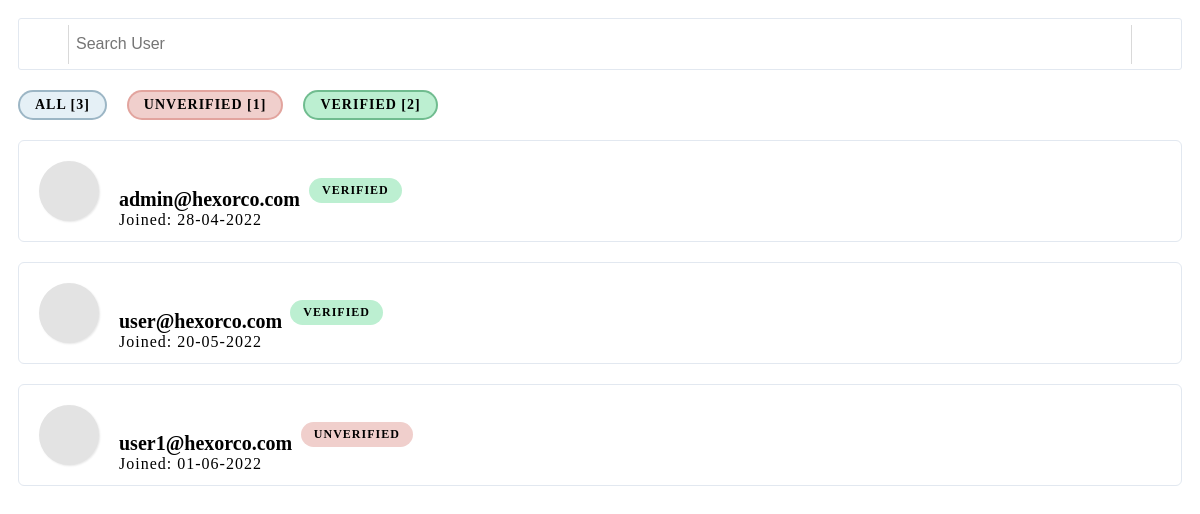
Screenshot of /src/pages/users.php with the database file from the repository.
### tables this page shows
CREATE TABLE `users` (
  `user_id` int(11) NOT NULL,
  `user_email` text NOT NULL,
  `user_pass` text NOT NULL,
  `user_name` text NOT NULL,
  `user_country` text NOT NULL,
  `user_state` text NOT NULL,
  `user_adress1` text NOT NULL,
  `user_adress2` text NOT NULL,
  `user_postalcode` text NOT NULL,
  `user_phone` text NOT NULL,
  `user_status` text NOT NULL,
  `user_join` text NOT NULL
);

### models/users.php (called while the page is built)
<?php
    class Users{
        public function get_all_users(){
            try{
                $db = new DB();
                $dbu = $db->getDB();
                $data = $dbu->prepare("SELECT * FROM users");
                $data->execute();
                return $data->fetchAll();
              }catch(Exception $e){
                die($e->getMessage());
            }
        }
    }

### src/pages/users.php (the view)
<?php
@$users = new Users();
$user_unverified_ = 0;
$user_verified_ = 0;
foreach ( $users->get_all_users() as $items){
    if((int)$items->user_status > 0){
        $user_verified_ += 1;
    }else{
        $user_unverified_ += 1;
    }
}
echo '
    <link rel="stylesheet" href="./css/users.css">
    <section id="pl-1" class="container">
        <div class="search-bar-back">
            <i class="fad fa-search"><div class="line"></div></i>
            <input autocomplete="off" type="text" id="search-box" placeholder="Search User">
            <i id="delete-search" class="fad fa-times"><div class="line"></div></i>
        </div>
    </section>
    <section id="pl-2" class="container">
        <h1 class="userss-status-back" style="background-color: rgba(  212, 230, 241  , 0.6); border: solid 2px rgb(108, 143, 165,0.6);">ALL ['.count($users->get_all_users()).']</h1>
        <h1 class="userss-status-back" style="background-color: rgba( 217, 136, 128 , 0.4); border: solid 2px rgb( 217, 136, 128 ,0.6);">UNVERIFIED ['.$user_unverified_.']</h1>
        <h1 class="userss-status-back" style="background-color: rgb(88, 214, 141,0.4); border: solid 2px rgb(62, 155, 101,0.6);">VERIFIED ['.$user_verified_.']</h1>
    </section>
    <section id="pl-3" class="container">
';
foreach ( $users->get_all_users() as $items){
    $status =  "";
    if((int)$items->user_status > 0){
        $status =  "verified";
    }else{
        $status =  "unverified";
    }
    echo '
        <div class="users-item-back view-data">
            <h1 class="Window-pop-module" hidden>View User</h1>
            <i class="users-item-icon fad fa-user-alt"></i>
            <h1 class="user-email" hidden>'.$items->user_email.'</h1>
            <h1 class="user-name" hidden>'.$items->user_name.'</h1>
            <h1 class="user-country" hidden>'.$items->user_country.'</h1>
            <h1 class="user-state" hidden>'.$items->user_state.'</h1>
            <h1 class="user-adress1" hidden>'.$items->user_adress1.'</h1>
            <h1 class="user-adress2" hidden>'.$items->user_adress2.'</h1>
            <h1 class="user-postalcode" hidden>'.$items->user_postalcode.'</h1>
            <h1 class="user-phone" hidden>'.$items->user_phone.'</h1>
            <h1 class="user-status" hidden>'.$items->user_status.'</h1>
            <h1 class="user-join" hidden>'.$items->user_join.'</h1>
            <h1 class="users-item-title">'.$items->user_email.'<span class="'.$status.'">'.strtoupper($status).'</span></h1>
            <h1 class="users-item-join">Joined: '.$items->user_join.'</h1>
        </div>
    ';
}
echo '
    </section>
    <script src="./js/users.js"></script>
';

### css/users.css (style rules this page uses)
#pl-1 { display: flex; flex-wrap: wrap; }
#pl-1 .search-bar-back { overflow: hidden; position: relative; margin: 10px; width: 100%; height: 50px; background-color: rgb(255,255,255); border: 1px solid rgba(226, 232, 240) !important; border-radius: 3px; }
#pl-1 .search-bar-back input { position: absolute; width: calc(100% - 115px); height: 100%; left: 55px; top: 0; border: none; background-color: transparent; outline: none; border-radius: 16px; font-size: 16px; }
#pl-1 .search-bar-back i { position: absolute; top: 0; left: 0; width: 50px; text-align: center; font-size: 20px; height: 100%; padding-top: 14px; }
#pl-1 .search-bar-back #delete-search { width: 50px; height: 100%; position: absolute; z-index: 99; left: calc(100% - 50px); cursor: pointer; }
#pl-2 { display: flex; flex-wrap: wrap; }
#pl-2 .userss-status-back { pointer-events: none; transition: all .3s ease-in-out; font-size: 14px; letter-spacing: 1px; padding: 5px 15px 5px 15px; border-radius: 16px; margin: 10px; }
#pl-3 { display: flex; flex-wrap: wrap; }
#pl-3 .users-item-back { cursor: pointer; overflow: hidden; position: relative; margin: 10px; width: 100%; height: 100px; background-color: rgb(255,255,255); border: 1px solid rgba(226, 232, 240) !important; border-radius: 6px; border: solid 2px rgb(0,0,0,0); transition: all .3s ease-in-out; }
#pl-3 .users-item-back .users-item-title { pointer-events: none; position: absolute; left: 100px; top: 30px; font-size: 20px; transition: all .3s ease-in-out; }
#pl-3 .users-item-back .users-item-title span { pointer-events: none; position: absolute; left: 105%; top: -10px; font-size: 12px; letter-spacing: 1px; border-radius: 16px; padding: 5px 13px 5px 13px; }
#pl-3 .users-item-back .users-item-title .verified { pointer-events: none; background-color: rgb(88, 214, 141,0.4); }
#pl-3 .users-item-back .users-item-title .unverified { pointer-events: none; background-color: rgb(217, 136, 128 ,0.4); }
#pl-3 .users-item-back .users-item-join { pointer-events: none; position: absolute; left: 100px; top: 57px; font-weight: 200; font-size: 16px; letter-spacing: 1px; transition: all .3s ease-in-out; }
#pl-3 .users-item-back .users-item-icon { pointer-events: none; position: absolute; left: 20px; top: 20px; width: 60px; height: calc(60px - 17px); border-radius: 50%; background-color: rgb(227,227,227); box-shadow: 1px 1px 2px rgb(0,0,0,0.1); text-align: center; font-size: 25px; transition: all .3s ease-in-out; padding-top: 17px; }

### rows the page displays
users: user_email "admin@hexorco.com", user_status "VERIFIED", user_join "28-04-2022"
users: user_email "user@hexorco.com", user_status "VERIFIED", user_join "20-05-2022"
users: user_email "user1@hexorco.com", user_status "UNVERIFIED", user_join "01-06-2022"

### other values shown
count($users->get_all_users()) "3"
$user_unverified_ "1"
$user_verified_ "2"
